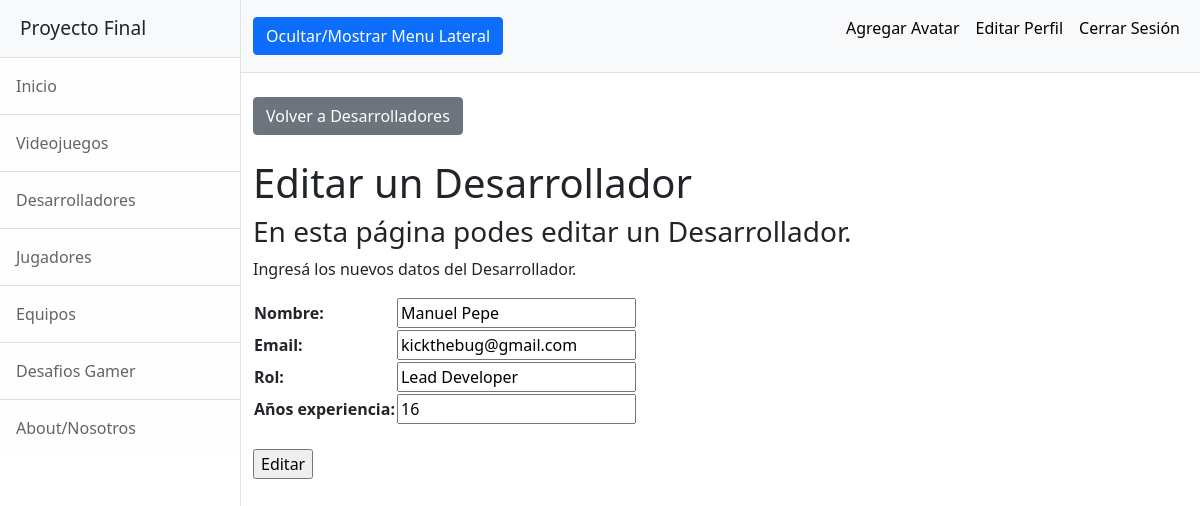
The page /AppFinal/desarrolladoresEditar/Manuel Pepe (signed in) on the database its author committed.
### AppFinal/models.py (models this page shows, shortened)
class Desarrollador(models.Model):
    nombre = models.CharField(max_length = 40)
    email = models.EmailField()
    rol = models.CharField(max_length = 40)
    años_experiencia = models.IntegerField()

### AppFinal/views.py (the view)
# urls.py: path('desarrolladoresEditar/<desarrollador_a_editar>', views.desarrolladoresEditar, name="DesarrolladoresEditar"),
@login_required
def desarrolladoresEditar(request, desarrollador_a_editar):
    desarrollador = Desarrollador.objects.get(nombre=desarrollador_a_editar)
    if request.method == 'POST':
        formulario = DesarrolladorFormulario(request.POST)
        if formulario.is_valid():
            input = formulario.cleaned_data
            desarrollador.nombre=input['nombre']
            desarrollador.email=input['email']
            desarrollador.rol=input['rol']
            desarrollador.años_experiencia=input['años_experiencia']
            desarrollador.save()
            return render(request, 'AppFinal/desarrolladores.html') # Sustituir por una vista de "Desarrollador creado" o algo así en el futuro
    else:
        formulario = DesarrolladorFormulario(initial={"nombre":desarrollador.nombre, "email":desarrollador.email, "rol":desarrollador.rol, "años_experiencia":desarrollador.años_experiencia})
    return render(request, 'AppFinal/desarrolladoresEditar.html', {'formulario':formulario, "desarrollador_a_editar":desarrollador_a_editar})

### AppFinal/forms.py
class DesarrolladorFormulario(forms.Form):
    nombre = forms.CharField(max_length = 40)
    email = forms.EmailField()
    rol = forms.CharField(max_length = 40)
    años_experiencia = forms.IntegerField()

### AppFinal/templates/AppFinal/desarrolladoresEditar.html
{% extends "AppFinal/padre.html" %}
{% load static %}
{% block dynamicContent %}
    <div class="container-fluid">
        <br><a class="btn btn-secondary" href="{% url 'Desarrolladores' %}">Volver a Desarrolladores</a>
        <h1 class="mt-4">Editar un Desarrollador</h1>
        <h3>En esta página podes editar un Desarrollador.</h3>
        <p>Ingresá los nuevos datos del Desarrollador.</p>
        <form action="" method="POST">{% csrf_token %}
            <table>{{ formulario.as_table }}</table><br>
            <input type="submit" value="Editar">
        </form>
    </div>
{% endblock %}

### rows shown on the page
Desarrollador: nombre "Manuel Pepe", email "kickthebug@gmail.com", rol "Lead Developer", años_experiencia "16"
